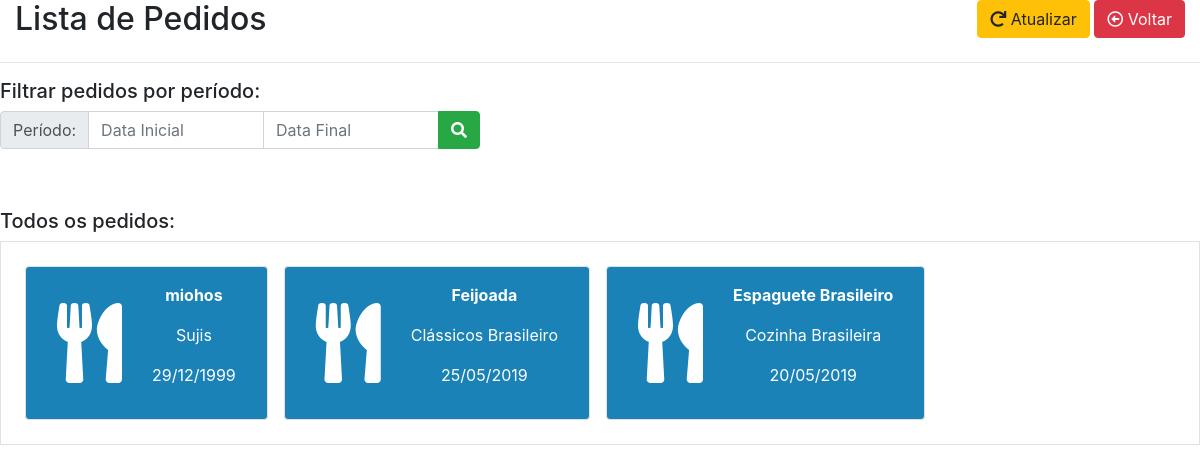
The page /home/tec/pedidos.php (signed in) on the database its author committed.
### tables this page shows
CREATE TABLE IF NOT EXISTS `pedido` (
  `ID` int(11) NOT NULL AUTO_INCREMENT,
  `oferta_ID` int(11) NOT NULL,
  `CUSTO` float(8,2) NOT NULL,
  `OBSERVACAO` varchar(255) DEFAULT NULL,
  `TITULO` varchar(50) NOT NULL,
  `DIA_ENTREGA` date NOT NULL,
  `ENVIADO` tinyint(1) NOT NULL DEFAULT '0',
  PRIMARY KEY (`ID`),
  FOREIGN KEY (`oferta_ID`)
        REFERENCES oferta(`ID`)
);

CREATE TABLE IF NOT EXISTS `disciplina` (
  `ID` varchar(10) NOT NULL,
  `NOME` varchar(100) NOT NULL,
  `SALDO` float UNSIGNED NOT NULL,
  PRIMARY KEY (`ID`)
);

### inc/database.php (called while the page is built, shortened)
<?php
function open_database() {
	try {
		$conn = new mysqli(DB_HOST, DB_USER, DB_PASSWORD, DB_NAME);
		$conn->set_charset('utf8');
		return $conn;
	} catch (Exception $e) {
		echo $e->getMessage();
		return null;
	}
}
function pesquisar($tabela = null, $id = null) {
	$db = open_database();
	$encontrado = null;
	try {
		if ($id) {
			$sql = "SELECT * FROM " . $tabela . " WHERE ID = " . $id;
			$resultado = mysqli_query($db, $sql);
			if ($resultado->num_rows > 0) {
				$encontrado = mysqli_fetch_array($resultado);
			}
		} else {
      $sql = "SELECT * FROM " . $tabela;
      $resultado = mysqli_query($db, $sql);
      if ($resultado->num_rows > 0) {
        $encontrado = mysqli_fetch_all($resultado, MYSQLI_ASSOC);
      }
    }
	} catch (Exception $e) {
    $_SESSION['mensagem'] = $e->getMessage();
    $_SESSION['tipo'] = 'danger';
  }
  return $encontrado;
}
function pesquisar_todos( $tabela ) {
  return pesquisar( $tabela );
}
?>

### home/tec/functions.php (called while the page is built, shortened)
<?php
function carregarPedidos() {
	$pedidos = pesquisar_todos('pedido');
}
function pesquisarDisciplina($id = null) {
	$oferta = pesquisar('oferta', $id);
	$disciplina = pesquisar('disciplina', $oferta['disciplina_ID']);
	return $disciplina;
}
?>

### home/tec/pedidos.php (the view, shortened to what this page needs)
<?php
require_once('functions.php');
carregarPedidos();
?>
<header>
	<div class="row">
		<div class="col-sm-6">
			<h2>Lista de Pedidos</h2>
		</div>
		<div class="col-sm-6 text-right">
			<a class="btn btn-warning" href="pedidos.php"><i class="fa fa-redo"></i> Atualizar</a>
			<a class="btn btn-danger" href="index.php"><i class="far fa-arrow-alt-circle-left"></i> Voltar</a>
		</div>
	</div>
</header>
<hr>
<form style="width: 40vw;">
	<div class="formTitle">
		<h5>Filtrar pedidos por período:</h5>
	</div>
	<div class="input-group mb-3">
		<div class="input-group-prepend">
			<span class="input-group-text">Período:</span>
		</div>
		<input type="text" class="form-control" id="dataInicial" placeholder="Data Inicial" onfocus="(this.type='date')">
		<input type="text" class="form-control" id="dataFinal" placeholder="Data Final" onfocus="(this.type='date')">
		<div class="input-group-append">
   			<button class="btn btn-success" type="button" id="filterPedido"><i class="fa fa-search"></i></button>
  		</div>
	</div>
</form>
<div class="board" style="margin-top: 5%;">
	<div class="board-title">
		<h5>Todos os pedidos:</h5>
	</div>
	<div class="board-content">
		<div class="d-flex flex-wrap p-3 border text-center text-white" id="boardPedidos">
			<?php if ($pedidos) : ?>
				<?php foreach ($pedidos as $pedido) : ?>
					<a class="btn btn-primary p-3 m-2 border text-center" data-toggle="modal" data-target="#verPedido"
					data-disciplina='{
					"id":"<?php echo $pedido['ID']; ?>",
					"titulo":"<?php echo $pedido['TITULO']; ?>",
					"data":"<?php echo date_format(date_create($pedido['DIA_ENTREGA']), 'Y-m-d'); ?>",
					"oferta":"<?php echo $pedido['oferta_ID']; ?>",
					"obs":"<?php echo $pedido['OBSERVACAO']; ?>",
					"custo":"<?php echo $pedido['CUSTO']; ?>"
					}'>
						<div class="row d-flex align-items-center">
							<div class="col text-center">
								<i class="fas fa-utensils fa-5x"></i>
							</div>
							<div class="col text-center">
								<p><strong><?php echo $pedido['TITULO'] ?></strong></p>
								<p><?php $disciplina = pesquisarDisciplina($pedido['oferta_ID']); ;echo $disciplina['NOME']; ?></p>
								<p><?php echo date_format(date_create($pedido['DIA_ENTREGA']), 'd/m/Y') ?></p>
							</div>
						</div>
					</a>
				<?php endforeach; ?>
			<?php else : ?>
				<td colspan="6">Nenhum pedido registrado.</td>
			<?php endif; ?>
		</div>
	</div>
</div>

### css/style.css (style rules this page uses)
:root { --blue-sapphire: #216B82; --cyan-cornflower: #1A82B7; --lime-green: #33CC33; --safety-orange: #FF6700; --isabelline: #EBEBEB; }
body { margin: 0; padding: 0; }
.row { margin: 0; }
a { color: #eaeaea; transition: 0.5s; }
.btn-primary { border: none; background-color: var(--cyan-cornflower); }

### rows shown on the page
pedido: TITULO "miohos", disciplina.NOME "Sujis", DIA_ENTREGA "29/12/1999"
pedido: TITULO "Feijoada", disciplina.NOME "Clássicos Brasileiro", DIA_ENTREGA "25/05/2019"
pedido: TITULO "Espaguete Brasileiro", disciplina.NOME "Cozinha Brasileira", DIA_ENTREGA "20/05/2019"
